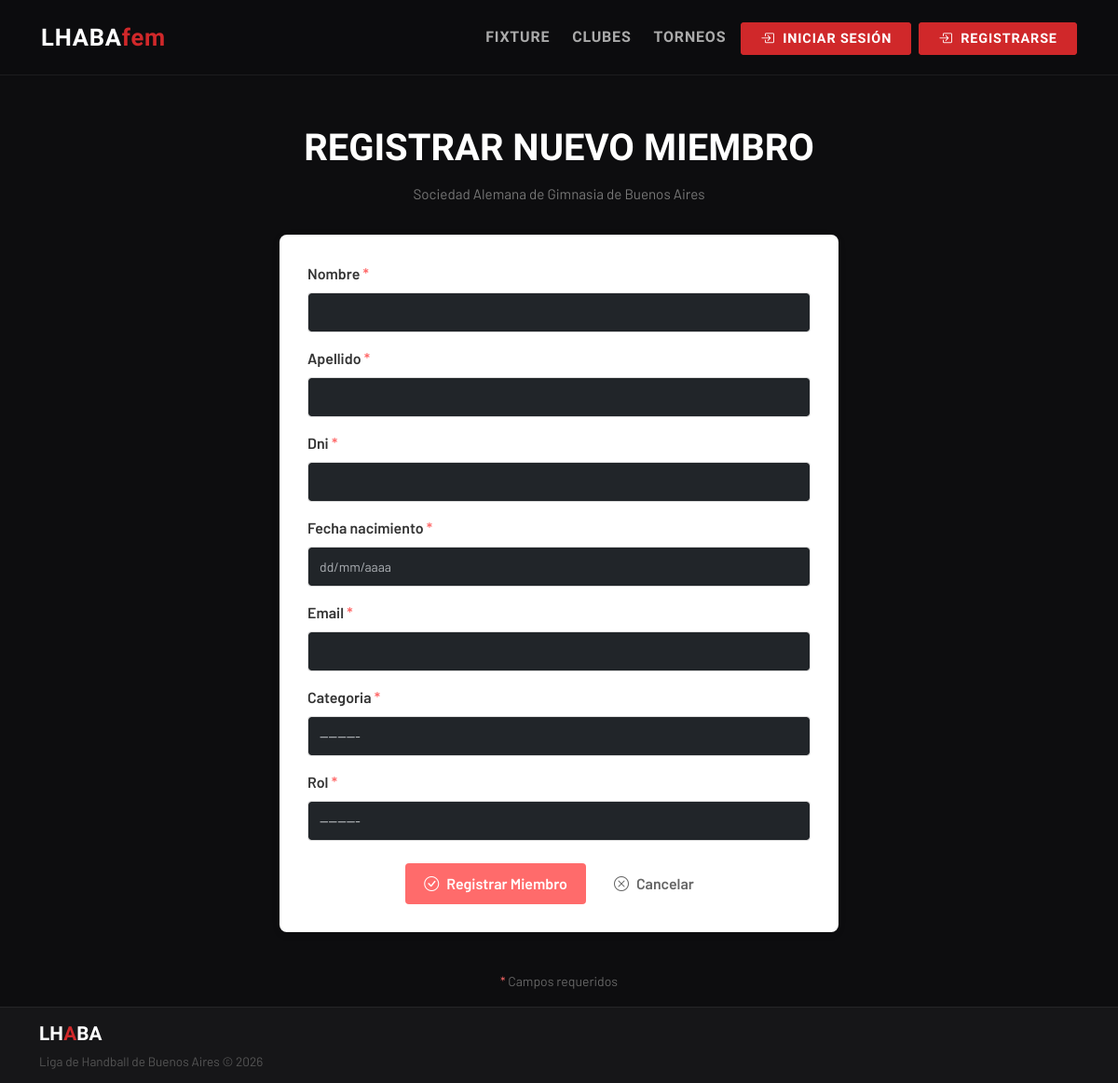
The page /clubes/SAGB/equipos/registrar_persona/ on the database its author committed.
### clubes/models.py (models this page shows, shortened)
class ClubesRegistrados(models.Model):
    id = models.AutoField(primary_key=True)
    nombre_siglas = models.CharField(unique=True)
    nombre_completo = models.CharField()
    nombre_corto = models.CharField(max_length=30,null=True)
    localidad = models.CharField()
    email = models.EmailField()
    fecha_ingreso = models.DateField(auto_now_add=True)

class Rol(models.Model):
    id_rol = models.AutoField(primary_key=True)
    rol = models.CharField(max_length=30)
    descripcion = models.CharField(max_length=80,null=True)
    def __str__(self):
        if self.descripcion:
            mensaje = f"{self.rol} - {self.descripcion}"
        else:
            mensaje = f"{self.rol}"
        return mensaje

### clubes/views.py (the view)
# urls.py: path("clubes/<nombre_siglas>/equipos/registrar_persona/", registrar_persona, name="registrar_persona"),
def registrar_persona(request,nombre_siglas):
    club = get_object_or_404(ClubesRegistrados, nombre_siglas=nombre_siglas)
    if request.method == "POST":
        persona_form = PersonaForm(request.POST)
        rol_form = PersonaRolForm(request.POST)
        if persona_form.is_valid() and rol_form.is_valid():
            persona = persona_form.save()
            persona_rol = rol_form.save(commit=False)
            persona_rol.persona = persona
            persona_rol.club = club
            persona_rol.save()
            return redirect('club_detalle', nombre_siglas=nombre_siglas)
    else:
        persona_form = PersonaForm()
        rol_form = PersonaRolForm()
    contexto = {
        "club": club,
        "persona_form": persona_form,
        "rol_form": rol_form
    }
    return render(request, "clubes/registrar_persona.html", contexto)

### clubes/forms.py
class PersonaForm(forms.ModelForm):
    class Meta:
        model = Persona
        fields = ("nombre","apellido","dni","fecha_nacimiento","email")
        widgets = {
            "nombre": forms.TextInput(attrs={'class':'form-control'}),
            "apellido": forms.TextInput(attrs={'class':'form-control'}),
            "dni": forms.TextInput(attrs={'class':'form-control'}),
            "fecha_nacimiento": forms.DateInput(attrs={
                'class':'form-control',
                'type':'text',
                'placeholder':'dd/mm/aaaa'
            }),
            "email": forms.EmailInput(attrs={'class':'form-control'}),
        }
    def __init__(self, *args, **kwargs):
        super().__init__(*args, **kwargs)
        self.fields['fecha_nacimiento'].input_formats = ['%d/%m/%Y', '%Y-%m-%d']

class PersonaRolForm(forms.ModelForm):
    class Meta:
        model = PersonaRol
        fields = ("categoria", "rol")
        widgets = {
            "categoria": forms.Select(attrs={'class':'form-control'}),
            "rol": forms.Select(attrs={'class':'form-control'}),
        }

### clubes/models.py (called while the page is built)
    def __str__(self):
        return f"{self.nombre_categoria}"

### clubes/templates/clubes/registrar_persona.html (shortened to what this page needs)
{% extends 'index.html' %}
{% block princ_content %}
  <div class="container-xl">
    <div class="page-header">
      <div class="page-title">Registrar Nuevo Miembro</div>
      <div class="page-subtitle">{{ club.nombre_completo }}</div>
    </div>
    <div class="form-container" style="max-width: 600px; margin: 0 auto;">
      <form method="POST" class="form-persona">
        <div class="form-group mb-3">
          <label for="{{ persona_form.nombre.id_for_label }}" class="form-label">
            {{ persona_form.nombre.label }} <span style="color: #ff6b6b;">*</span>
          </label>
          {{ persona_form.nombre }}
        </div>
        <div class="form-group mb-3">
          <label for="{{ persona_form.apellido.id_for_label }}" class="form-label">
            {{ persona_form.apellido.label }} <span style="color: #ff6b6b;">*</span>
          </label>
          {{ persona_form.apellido }}
        </div>
        <div class="form-group mb-3">
          <label for="{{ persona_form.dni.id_for_label }}" class="form-label">
            {{ persona_form.dni.label }} <span style="color: #ff6b6b;">*</span>
          </label>
          {{ persona_form.dni }}
        </div>
        <div class="form-group mb-3">
        <label for="{{ persona_form.fecha_nacimiento.id_for_label }}" class="form-label">
            {{ persona_form.fecha_nacimiento.label }} <span style="color: #ff6b6b;">*</span>
        </label>
        {{ persona_form.fecha_nacimiento }}
        </div>
        <div class="form-group mb-3">
          <label for="{{ persona_form.email.id_for_label }}" class="form-label">
            {{ persona_form.email.label }} <span style="color: #ff6b6b;">*</span>
          </label>
          {{ persona_form.email }}
        </div>
        <div class="form-group mb-3">
          <label for="{{ rol_form.categoria.id_for_label }}" class="form-label">
            {{ rol_form.categoria.label }} <span style="color: #ff6b6b;">*</span>
          </label>
          {{ rol_form.categoria }}
        </div>
        <div class="form-group mb-4">
          <label for="{{ rol_form.rol.id_for_label }}" class="form-label">
            {{ rol_form.rol.label }} <span style="color: #ff6b6b;">*</span>
          </label>
          {{ rol_form.rol }}
        </div>
        <div class="form-actions" style="display: flex; gap: 10px; justify-content: center;">
          <button type="submit" class="btn btn-danger">
            <i class="bi bi-check-circle"></i> Registrar Miembro
          </button>
          <a href="{% url 'equipos_detalle' club.nombre_siglas %}" class="btn btn-outline-secondary">
            <i class="bi bi-x-circle"></i> Cancelar
          </a>
        </div>
      </form>
    </div>
    <div style="text-align: center; margin-top: 40px; color: #666;">
      <p><small><span style="color: #ff6b6b;">*</span> Campos requeridos</small></p>
    </div>
  </div>
{% endblock %}

### templates/index.html (style rules this page uses)
:root { --lhaba-red: #D0282A; --lhaba-red-dark: #A01E20; --lhaba-gold: #E8A020; --bg-dark: #0D0D0F; --bg-card: #161618; --bg-card-hover: #1E1E22; --border-subtle: rgba(255,255,255,0.07); }
* { box-sizing: border-box; }
body { background-color: var(--bg-dark); font-family: 'Barlow', sans-serif; color: #E0E0E0; min-height: 100vh; overflow-x: hidden; display: flex; flex-direction: column; }
html, body { height: 100%; }
.page-header { padding: 3rem 0 2rem; text-align: center; }
.page-title { font-family: 'Barlow Condensed', sans-serif; font-weight: 800; font-size: 2.8rem; text-transform: uppercase; color: #fff; }
.page-subtitle { color: #777; margin-top: 0.5rem; font-size: 0.95rem; }
.page-title { font-family: 'Barlow Condensed', sans-serif; font-weight: 800; font-size: 2.5rem; text-transform: uppercase; color: #fff; }
.container-xl { position: relative; z-index: 1; }

### clubes/templates/clubes/registrar_persona.html (style rules this page uses)
.form-container { background: #fff; padding: 30px; border-radius: 8px; box-shadow: 0 2px 8px rgba(0, 0, 0, 0.1); }
.form-group { display: flex; flex-direction: column; }
.form-label { font-weight: 600; margin-bottom: 8px; color: #333; }
.form-control { padding: 10px 12px; border: 1px solid #ddd; border-radius: 4px; font-size: 14px; transition: border-color 0.3s; font-family: inherit; }
.form-actions button, .form-actions a { padding: 10px 20px; font-weight: 600; border-radius: 4px; border: none; cursor: pointer; transition: all 0.3s; text-decoration: none; display: inline-flex; align-items: center; gap: 8px; }
.btn-danger { background-color: #ff6b6b; color: white; }
.btn-outline-secondary { background-color: transparent; color: #666; border: 1px solid #ddd; }

### rows shown on the page
ClubesRegistrados: nombre_completo "Sociedad Alemana de Gimnasia de Buenos Aires"
Rol: rol "---------"

### other values the page prints
{{ persona_form.nombre.label }} "Nombre"
{{ persona_form.apellido.label }} "Apellido"
{{ persona_form.dni.label }} "Dni"
{{ persona_form.fecha_nacimiento.label }} "Fecha nacimiento"
{{ persona_form.email.label }} "Email"
{{ rol_form.categoria.label }} "Categoria"
{{ rol_form.rol.label }} "Rol"
